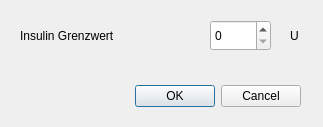
<?xml version="1.0" encoding="UTF-8"?>
<ui version="4.0">
 <class>dlgDeviceSettings</class>
 <widget class="QDialog" name="dlgDeviceSettings">
  <property name="windowModality">
   <enum>Qt::ApplicationModal</enum>
  </property>
  <property name="geometry">
   <rect>
    <x>0</x>
    <y>0</y>
    <width>323</width>
    <height>127</height>
   </rect>
  </property>
  <property name="windowTitle">
   <string>Geräte-Einstellungen</string>
  </property>
  <widget class="QDialogButtonBox" name="buttonBox">
   <property name="geometry">
    <rect>
     <x>100</x>
     <y>80</y>
     <width>201</width>
     <height>32</height>
    </rect>
   </property>
   <property name="orientation">
    <enum>Qt::Horizontal</enum>
   </property>
   <property name="standardButtons">
    <set>QDialogButtonBox::Cancel|QDialogButtonBox::Ok</set>
   </property>
  </widget>
  <widget class="QLabel" name="lblTextLimit">
   <property name="geometry">
    <rect>
     <x>20</x>
     <y>20</y>
     <width>151</width>
     <height>31</height>
    </rect>
   </property>
   <property name="text">
    <string>Insulin Grenzwert</string>
   </property>
  </widget>
  <widget class="QSpinBox" name="spnMaxInsulinUnits">
   <property name="geometry">
    <rect>
     <x>210</x>
     <y>20</y>
     <width>61</width>
     <height>31</height>
    </rect>
   </property>
   <property name="accelerated">
    <bool>true</bool>
   </property>
  </widget>
  <widget class="QLabel" name="lblTextU">
   <property name="geometry">
    <rect>
     <x>290</x>
     <y>20</y>
     <width>31</width>
     <height>31</height>
    </rect>
   </property>
   <property name="text">
    <string>U</string>
   </property>
  </widget>
 </widget>
 <resources/>
 <connections>
  <connection>
   <sender>buttonBox</sender>
   <signal>accepted()</signal>
   <receiver>dlgDeviceSettings</receiver>
   <slot>accept()</slot>
   <hints>
    <hint type="sourcelabel">
     <x>248</x>
     <y>254</y>
    </hint>
    <hint type="destinationlabel">
     <x>157</x>
     <y>274</y>
    </hint>
   </hints>
  </connection>
  <connection>
   <sender>buttonBox</sender>
   <signal>rejected()</signal>
   <receiver>dlgDeviceSettings</receiver>
   <slot>reject()</slot>
   <hints>
    <hint type="sourcelabel">
     <x>316</x>
     <y>260</y>
    </hint>
    <hint type="destinationlabel">
     <x>286</x>
     <y>274</y>
    </hint>
   </hints>
  </connection>
 </connections>
</ui>
